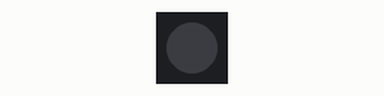
Recording of a sketch running on a simulated Arduino Uno, built with avr-gcc and run on an emulated ATmega328P. Parts: 1 RGB LEDs in strip order, left to right. Dim RGB values are drawn brighter than linear.

Above: at 0.15 s.
At 9.44 s:
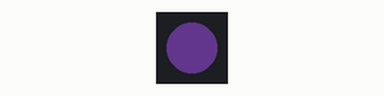
At 19.9 s:
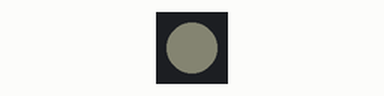
At 39.65 s:
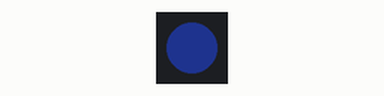
Timing chart, 0 to 40.0 s (numbered marks = the images above):
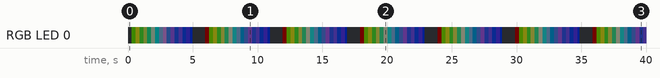

The sketch:

blink_rgb_light.ino
```cpp
#include <stdint.h>
#include <string.h>
#include <Adafruit_NeoPixel.h>

// -- Create a NeoPixel object called onePixel that addresses 1 pixel in pin 8
Adafruit_NeoPixel onePixel = Adafruit_NeoPixel(1, 8, NEO_GRB + NEO_KHZ800);

typedef struct {
  uint16_t rgb_counter;
} GlobalState;

GlobalState s;

void setup()  {
  onePixel.begin();             // Start the NeoPixel object
  onePixel.clear();             // Set NeoPixel color to black (0,0,0)
  onePixel.setBrightness(20);   // Affects all subsequent settings
  onePixel.show();              // Update the pixel state
  memset(&s, 0, sizeof(s));
}

void loop()  {
  s.rgb_counter++;
  // Between 0 and 128 to make it a bit less blinding
  int r = (s.rgb_counter & 0xf) << 3;
  int g = (s.rgb_counter & 0xf0) >> 1;
  // b is full range though!
  int b = (s.rgb_counter & 0xf00) >> 4;
  onePixel.setPixelColor(0, r, g, b);   //  Set pixel 0 to (r,g,b) color value
  onePixel.show();
  if (s.rgb_counter >= 0xfff) {
    onePixel.clear();
    onePixel.show();
    s.rgb_counter = 0;
    delay(1000);
  } else {
    delay(1);
  }
}
```

Measured:
- by itself, RGB LED 0: off → RGB(4, 9, 0) at 0.30 s, → RGB(9, 9, 1) 0.30 s later, → RGB(3, 9, 2) 0.30 s later, → RGB(7, 8, 3) 0.30 s later, … (121 changes in this stretch)
